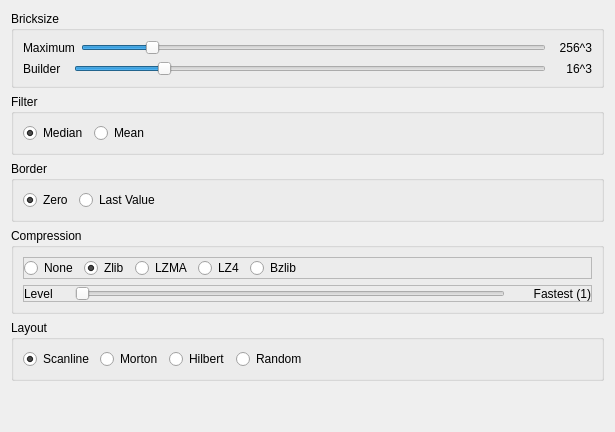
     <widget class="QWidget" name="tab">
      <attribute name="title">
       <string>UVF File Parameters</string>
      </attribute>
      <layout class="QVBoxLayout" name="verticalLayout_12">
       <item>
        <widget class="QGroupBox" name="groupBox_BS">
         <property name="title">
          <string>Bricksize</string>
         </property>
         <layout class="QVBoxLayout" name="verticalLayout_13">
          <item>
           <widget class="QFrame" name="frame_12">
            <property name="frameShape">
             <enum>QFrame::NoFrame</enum>
            </property>
            <property name="frameShadow">
             <enum>QFrame::Plain</enum>
            </property>
            <property name="lineWidth">
             <number>0</number>
            </property>
            <layout class="QHBoxLayout" name="horizontalLayout_BrickMax">
             <property name="margin" stdset="0">
              <number>0</number>
             </property>
             <item>
              <widget class="QLabel" name="label_BSMaxText">
               <property name="minimumSize">
                <size>
                 <width>45</width>
                 <height>0</height>
                </size>
               </property>
               <property name="text">
                <string>Maximum</string>
               </property>
              </widget>
             </item>
             <item>
              <widget class="QSlider" name="horizontalSlider_BSMax">
               <property name="minimum">
                <number>7</number>
               </property>
               <property name="maximum">
                <number>14</number>
               </property>
               <property name="value">
                <number>8</number>
               </property>
               <property name="orientation">
                <enum>Qt::Horizontal</enum>
               </property>
              </widget>
             </item>
             <item>
              <widget class="QLabel" name="label_BSMaxUnit">
               <property name="minimumSize">
                <size>
                 <width>40</width>
                 <height>0</height>
                </size>
               </property>
               <property name="text">
                <string>256^3</string>
               </property>
               <property name="alignment">
                <set>Qt::AlignRight|Qt::AlignTrailing|Qt::AlignVCenter</set>
               </property>
              </widget>
             </item>
            </layout>
           </widget>
          </item>
          <item>
           <widget class="QFrame" name="frame_13">
            <property name="frameShape">
             <enum>QFrame::NoFrame</enum>
            </property>
            <property name="frameShadow">
             <enum>QFrame::Plain</enum>
            </property>
            <property name="lineWidth">
             <number>0</number>
            </property>
            <layout class="QHBoxLayout" name="horizontalLayout_BrickBuilder">
             <property name="margin" stdset="0">
              <number>0</number>
             </property>
             <item>
              <widget class="QLabel" name="label_BSBuilderText">
               <property name="minimumSize">
                <size>
                 <width>45</width>
                 <height>0</height>
                </size>
               </property>
               <property name="text">
                <string>Builder</string>
               </property>
              </widget>
             </item>
             <item>
              <widget class="QSlider" name="horizontalSlider_BSBuilder">
               <property name="minimum">
                <number>3</number>
               </property>
               <property name="maximum">
                <number>14</number>
               </property>
               <property name="value">
                <number>5</number>
               </property>
               <property name="orientation">
                <enum>Qt::Horizontal</enum>
               </property>
              </widget>
             </item>
             <item>
              <widget class="QLabel" name="label_BSBuilderUnit">
               <property name="minimumSize">
                <size>
                 <width>40</width>
                 <height>0</height>
                </size>
               </property>
               <property name="text">
                <string>16^3</string>
               </property>
               <property name="alignment">
                <set>Qt::AlignRight|Qt::AlignTrailing|Qt::AlignVCenter</set>
               </property>
              </widget>
             </item>
            </layout>
           </widget>
          </item>
         </layout>
        </widget>
       </item>
       <item>
        <widget class="QGroupBox" name="groupBox_Filter">
         <property name="title">
          <string>Filter</string>
         </property>
         <layout class="QHBoxLayout" name="horizontalLayout_16">
          <item>
           <widget class="QRadioButton" name="radioButton_Median">
            <property name="text">
             <string>Median</string>
            </property>
            <property name="checked">
             <bool>true</bool>
            </property>
           </widget>
          </item>
          <item>
           <widget class="QRadioButton" name="radioButton_Mean">
            <property name="text">
             <string>Mean</string>
            </property>
           </widget>
          </item>
          <item>
           <spacer name="horizontalSpacer_2">
            <property name="orientation">
             <enum>Qt::Horizontal</enum>
            </property>
            <property name="sizeHint" stdset="0">
             <size>
              <width>40</width>
              <height>20</height>
             </size>
            </property>
           </spacer>
          </item>
         </layout>
        </widget>
       </item>
       <item>
        <widget class="QGroupBox" name="groupBox_Border">
         <property name="title">
          <string>Border</string>
         </property>
         <layout class="QHBoxLayout" name="horizontalLayout_17">
          <item>
           <widget class="QRadioButton" name="radioButton_Border0">
            <property name="text">
             <string>Zero</string>
            </property>
            <property name="checked">
             <bool>true</bool>
            </property>
           </widget>
          </item>
          <item>
           <widget class="QRadioButton" name="radioButton_BorderClamp">
            <property name="text">
             <string>Last Value</string>
            </property>
           </widget>
          </item>
          <item>
           <spacer name="horizontalSpacer_3">
            <property name="orientation">
             <enum>Qt::Horizontal</enum>
            </property>
            <property name="sizeHint" stdset="0">
             <size>
              <width>40</width>
              <height>20</height>
             </size>
            </property>
           </spacer>
          </item>
         </layout>
        </widget>
       </item>
       <item>
        <widget class="QGroupBox" name="groupBox_Compression">
         <property name="title">
          <string>Compression</string>
         </property>
         <layout class="QVBoxLayout" name="verticalLayout_16">
          <item>
           <widget class="QFrame" name="frame_14">
            <property name="frameShape">
             <enum>QFrame::StyledPanel</enum>
            </property>
            <property name="frameShadow">
             <enum>QFrame::Raised</enum>
            </property>
            <layout class="QHBoxLayout" name="horizontalLayout_12">
             <property name="margin" stdset="0">
              <number>0</number>
             </property>
             <item>
              <widget class="QRadioButton" name="radioButton_noCompression">
               <property name="text">
                <string>None</string>
               </property>
              </widget>
             </item>
             <item>
              <widget class="QRadioButton" name="radioButton_zlibCompression">
               <property name="text">
                <string>Zlib</string>
               </property>
               <property name="checked">
                <bool>true</bool>
               </property>
              </widget>
             </item>
             <item>
              <widget class="QRadioButton" name="radioButton_lzmaCompression">
               <property name="text">
                <string>LZMA</string>
               </property>
              </widget>
             </item>
             <item>
              <widget class="QRadioButton" name="radioButton_lz4Compression">
               <property name="text">
                <string>LZ4</string>
               </property>
              </widget>
             </item>
             <item>
              <widget class="QRadioButton" name="radioButton_bzlibCompression">
               <property name="text">
                <string>Bzlib</string>
               </property>
              </widget>
             </item>
             <item>
              <spacer name="horizontalSpacer_4">
               <property name="orientation">
                <enum>Qt::Horizontal</enum>
               </property>
               <property name="sizeHint" stdset="0">
                <size>
                 <width>290</width>
                 <height>20</height>
                </size>
               </property>
              </spacer>
             </item>
            </layout>
           </widget>
          </item>
          <item>
           <widget class="QFrame" name="frame_CompressionLevel">
            <property name="frameShape">
             <enum>QFrame::StyledPanel</enum>
            </property>
            <property name="frameShadow">
             <enum>QFrame::Raised</enum>
            </property>
            <layout class="QHBoxLayout" name="horizontalLayout_18">
             <property name="margin" stdset="0">
              <number>0</number>
             </property>
             <item>
              <widget class="QLabel" name="label_CompressionLevelText">
               <property name="minimumSize">
                <size>
                 <width>45</width>
                 <height>0</height>
                </size>
               </property>
               <property name="text">
                <string>Level</string>
               </property>
              </widget>
             </item>
             <item>
              <widget class="QSlider" name="horizontalSlider_CompressionLevel">
               <property name="minimum">
                <number>1</number>
               </property>
               <property name="maximum">
                <number>10</number>
               </property>
               <property name="value">
                <number>1</number>
               </property>
               <property name="orientation">
                <enum>Qt::Horizontal</enum>
               </property>
              </widget>
             </item>
             <item>
              <widget class="QLabel" name="label_CompressionLevelUnit">
               <property name="minimumSize">
                <size>
                 <width>80</width>
                 <height>0</height>
                </size>
               </property>
               <property name="text">
                <string>Fastest (1)</string>
               </property>
               <property name="alignment">
                <set>Qt::AlignRight|Qt::AlignTrailing|Qt::AlignVCenter</set>
               </property>
              </widget>
             </item>
            </layout>
           </widget>
          </item>
         </layout>
        </widget>
       </item>
       <item>
        <widget class="QGroupBox" name="groupBox_Layout">
         <property name="title">
          <string>Layout</string>
         </property>
         <layout class="QHBoxLayout" name="horizontalLayout_15">
          <item>
           <widget class="QRadioButton" name="radioButton_scanlineLayout">
            <property name="text">
             <string>Scanline</string>
            </property>
            <property name="checked">
             <bool>true</bool>
            </property>
           </widget>
          </item>
          <item>
           <widget class="QRadioButton" name="radioButton_mortonLayout">
            <property name="text">
             <string>Morton</string>
            </property>
           </widget>
          </item>
          <item>
           <widget class="QRadioButton" name="radioButton_hilbertLayout">
            <property name="text">
             <string>Hilbert</string>
            </property>
           </widget>
          </item>
          <item>
           <widget class="QRadioButton" name="radioButton_randomLayout">
            <property name="text">
             <string>Random</string>
            </property>
           </widget>
          </item>
          <item>
           <spacer name="horizontalSpacer_5">
            <property name="orientation">
             <enum>Qt::Horizontal</enum>
            </property>
            <property name="sizeHint" stdset="0">
             <size>
              <width>40</width>
              <height>20</height>
             </size>
            </property>
           </spacer>
          </item>
         </layout>
        </widget>
       </item>
       <item>
        <spacer name="verticalSpacer_4">
         <property name="orientation">
          <enum>Qt::Vertical</enum>
         </property>
         <property name="sizeHint" stdset="0">
          <size>
           <width>20</width>
           <height>40</height>
          </size>
         </property>
        </spacer>
       </item>
      </layout>
     </widget>
